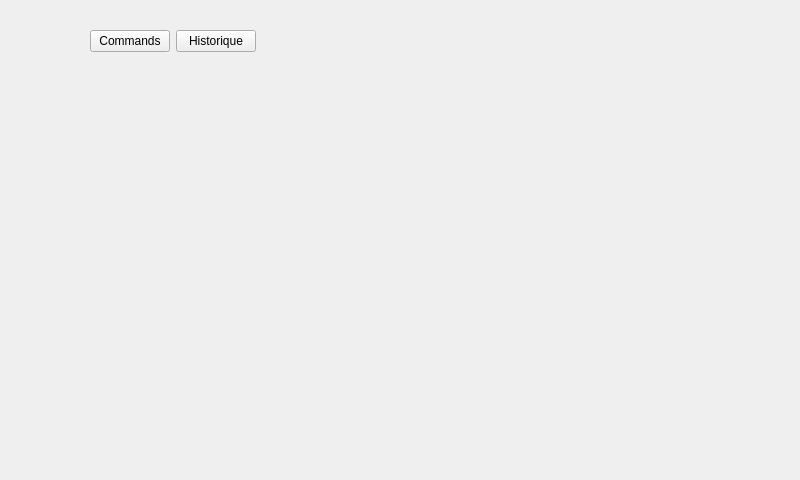
<?xml version="1.0" encoding="UTF-8"?>
<ui version="4.0">
 <class>Form</class>
 <widget class="QWidget" name="Form">
  <property name="geometry">
   <rect>
    <x>0</x>
    <y>0</y>
    <width>800</width>
    <height>480</height>
   </rect>
  </property>
  <property name="windowTitle">
   <string>Form</string>
  </property>
  <property name="styleSheet">
   <string notr="true">selection-background-color: rgb(22, 4, 228);
border-color: rgb(22, 4, 228);
selection-color: rgb(22, 4, 228);</string>
  </property>
  <widget class="QWidget" name="gridLayoutWidget">
   <property name="geometry">
    <rect>
     <x>90</x>
     <y>30</y>
     <width>641</width>
     <height>371</height>
    </rect>
   </property>
   <layout class="QGridLayout" name="gridLayout">
    <property name="sizeConstraint">
     <enum>QLayout::SetFixedSize</enum>
    </property>
    <item row="0" column="0">
     <widget class="QPushButton" name="Commandes">
      <property name="text">
       <string>Commands</string>
      </property>
     </widget>
    </item>
    <item row="0" column="1">
     <widget class="QPushButton" name="Historique">
      <property name="enabled">
       <bool>true</bool>
      </property>
      <property name="text">
       <string>Historique</string>
      </property>
     </widget>
    </item>
   </layout>
  </widget>
 </widget>
 <resources/>
 <connections/>
</ui>
